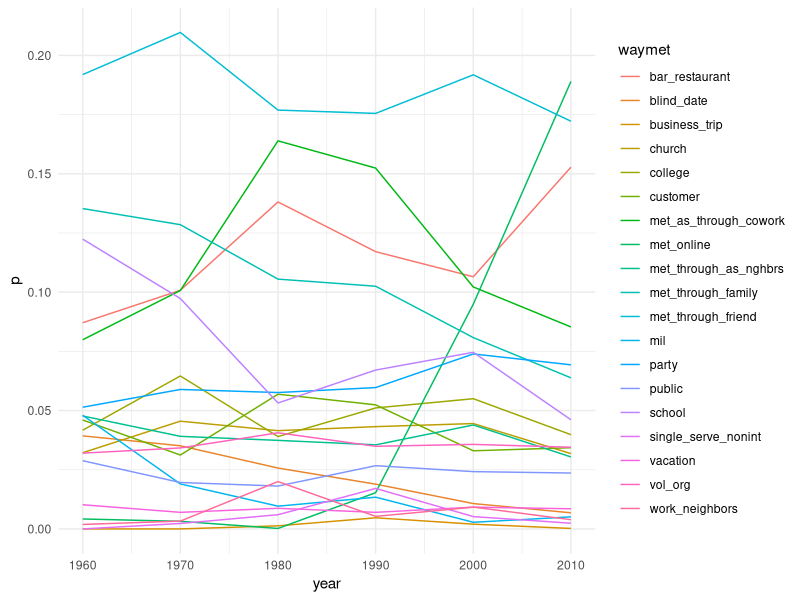
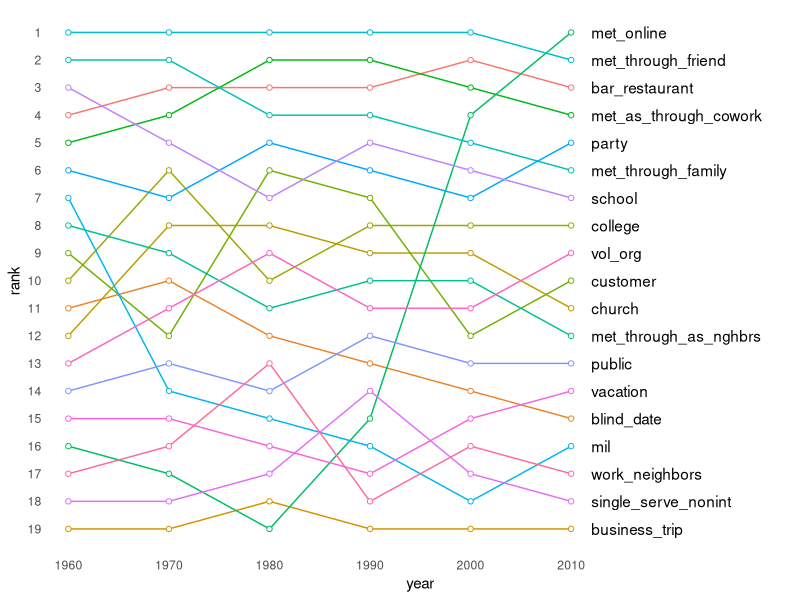
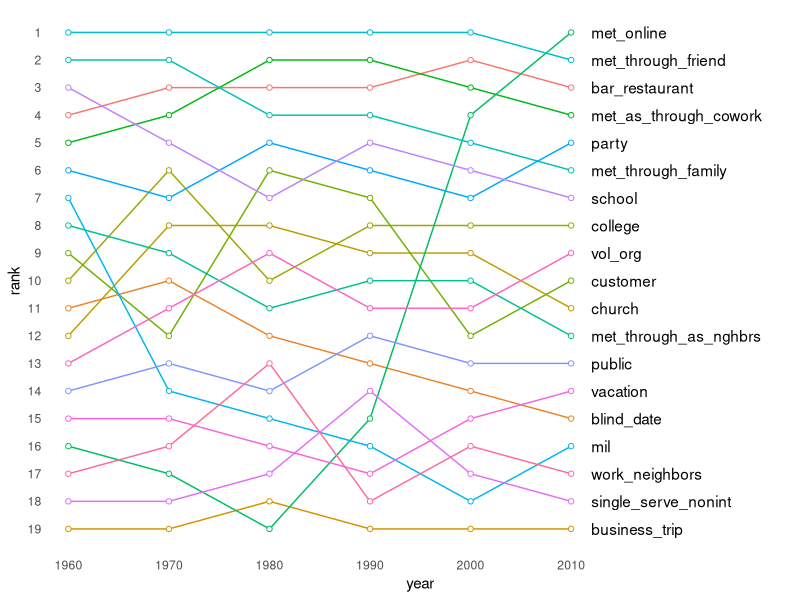

These charts were generated, in order, by the following R code:
###
# Source for Bump Chart Tutorial with ggplot2 on FlowingData: 
# https://flowingdata.com/2019/11/14/r-ggplot-bump-chart/
###

#
# Set up.
#

# install.packages(c("dplyr", "ggplot2"))
library(dplyr)
library(ggplot2)

#
# Load the data.
#

meeting <- read.csv("data/how_met_decade.tsv", sep="\t", stringsAsFactors=FALSE)

View(meeting)
#
# Multi-line chart.
#

ggplot(meeting, aes(x = year, y = p, color = waymet)) +
  geom_line() +
  theme_minimal()

#
# Bump chart.
#

# Calculate ranks for each decade.
meeting <- group_by(meeting, year) %>%
  mutate(rank = row_number(-p))

#
# Make the bump chart.
#

ggplot(meeting, aes(x = year, y = rank, color = waymet)) +
  geom_line() + 
  geom_point(shape = 21, fill = "white") +
  theme_minimal() +
  scale_y_reverse(breaks = c(1:19)) +
  geom_text(data = filter(meeting, year == 2010), aes(label = waymet), color = "black", hjust = 0, nudge_x = 2) +
  theme(panel.grid = element_blank(), legend.position = "none") +
  scale_x_continuous(breaks = seq(1960,2010,10), expand = expand_scale(add = c(2, 20)))

#
# Save.
#

ggsave(filename = "bumpchart.png", units = "cm", width = 18, height = 16)
  

